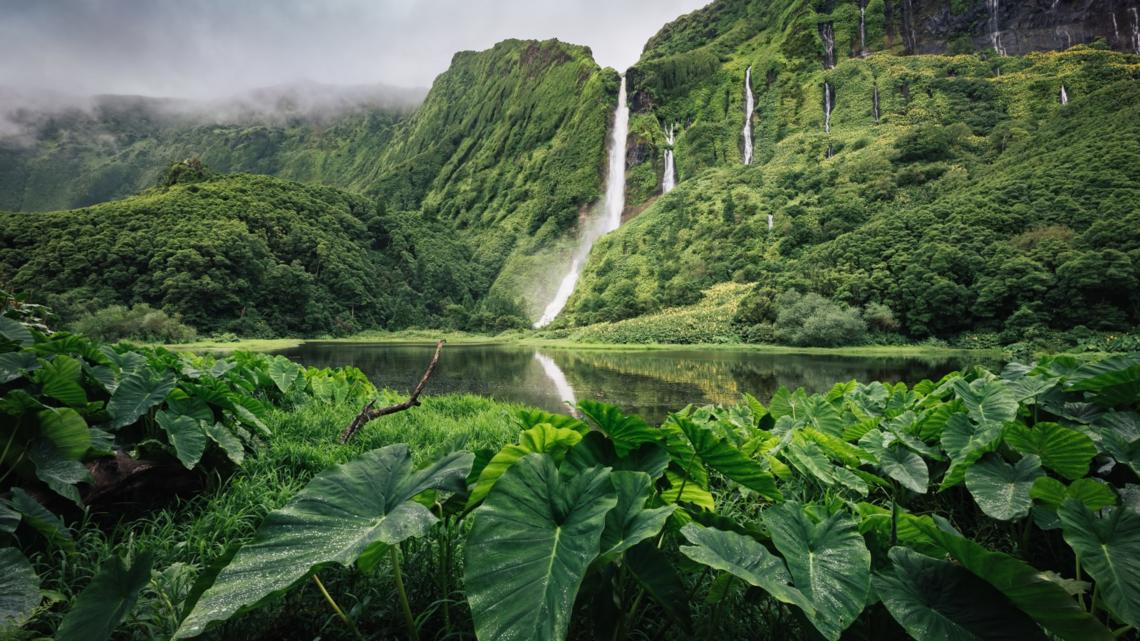
#> input picture ОСЗ/lab4/img/Nature.jpg, 1140 x 641 px
$ jupyter execute lab4.ipynb
#> lines starting #> are read from the running program, lines starting #| are printed output that depends on the picture
#### 21.11.23, &copy; Kudryavets Yehor KI-21-1, 2023

# Лабораторна робота №4. Робота з OpenCV у середовищі Anaconda

__Мета:__ quick start для роботи з бібліотекою з відкритим кодом для комп’ютерного зору та обробки зображень OpenCV у середовищі Anaconda із застосуванням Jupyter Notebook засобами мови програмування Python.

# Хід роботи

1.Завантажити і встановити збірку Python Anaconda.

2.Через інтерфейс командного рядка налаштувати за допомогою conda віртуальне середовище з ім’ям <StudentLastName>_OpenCV. Етапи роботи підтвердити скріншотами.

3.Проінсталювати в створене середовище пакети, необхідні для роботи з OpenCV.

4.Сфотографувати "себе" на камеру і виконати імпорт і візуалізацію кольорового та напівтонового зображення у робочий документ.

[cell 1]
import numpy as np
import cv2 as cv
import matplotlib.pyplot as plt

def display_opencv_version():
    print('OpenCV Version: %s' % cv.__version__)

display_opencv_version()

[cell 2]
import cv2 as cv

def process_image(image_path):
#> called with image_path = 'img/Nature.jpg'
    image = cv.imread(image_path)
#> image is the input picture: shape (641, 1140, 3); mean B, G, R 64.2, 94, 74
    print(f'Dimensions: {image.shape}')
#| Dimensions: (641, 1140, 3)
    print(f'Pixel count: {image.size}')
#| Pixel count: 2192220

image_path = 'img/Nature.jpg'

process_image(image_path)

[cell 3]
import cv2 as cv
from IPython.display import display, Image
import matplotlib.pyplot as plt

def show_images(color_img, grayscale_img):
    color_img_rgb = cv.cvtColor(color_img, cv.COLOR_BGR2RGB)

    plt.imshow(color_img_rgb)
    plt.title('Color Image')
    plt.axis('off')
    plt.show()

    plt.imshow(grayscale_img, cmap='gray')
    plt.title('Grayscale Image')
    plt.axis('off')
    plt.show()

color_img_path = 'img/Nature.jpg'
grayscale_img_path = 'img/Nature.jpg'

color_img = cv.imread(color_img_path)
grayscale_img = cv.imread(grayscale_img_path, cv.IMREAD_GRAYSCALE)
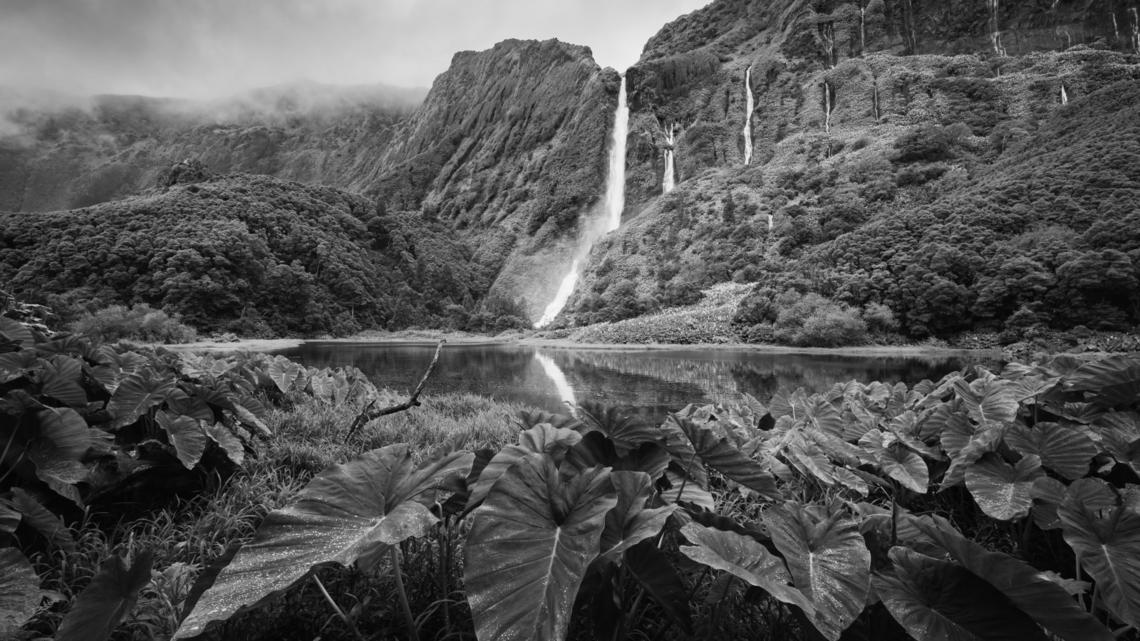
#> grayscale_img: shape (641, 1140); min 0, max 255, mean 84.6

show_images(color_img, grayscale_img)

5.Виконати переведення кольорового зображення у напівтонове і записати його на диск.

[cell 4]
import matplotlib.pyplot as plt
import cv2

def load_and_show_image(image_path):
#> called with image_path = 'img/Nature-free.jpg'
    image = cv2.imread(image_path, cv2.IMREAD_GRAYSCALE)
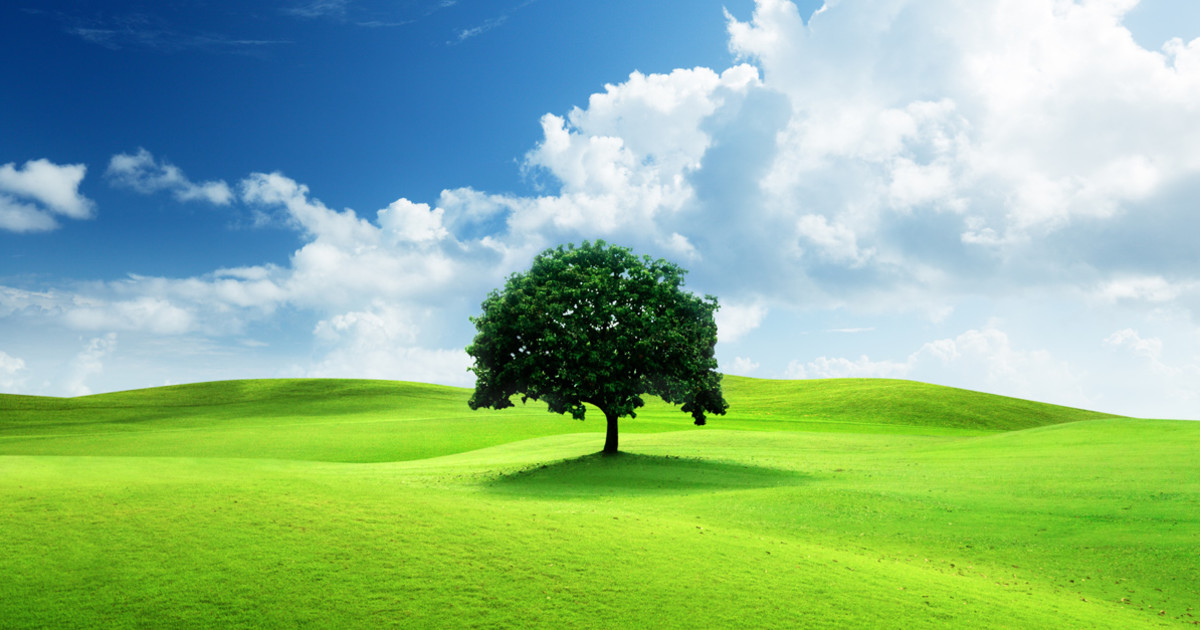
#> input picture ОСЗ/lab4/img/Nature-free.jpg, 1200 x 630 px
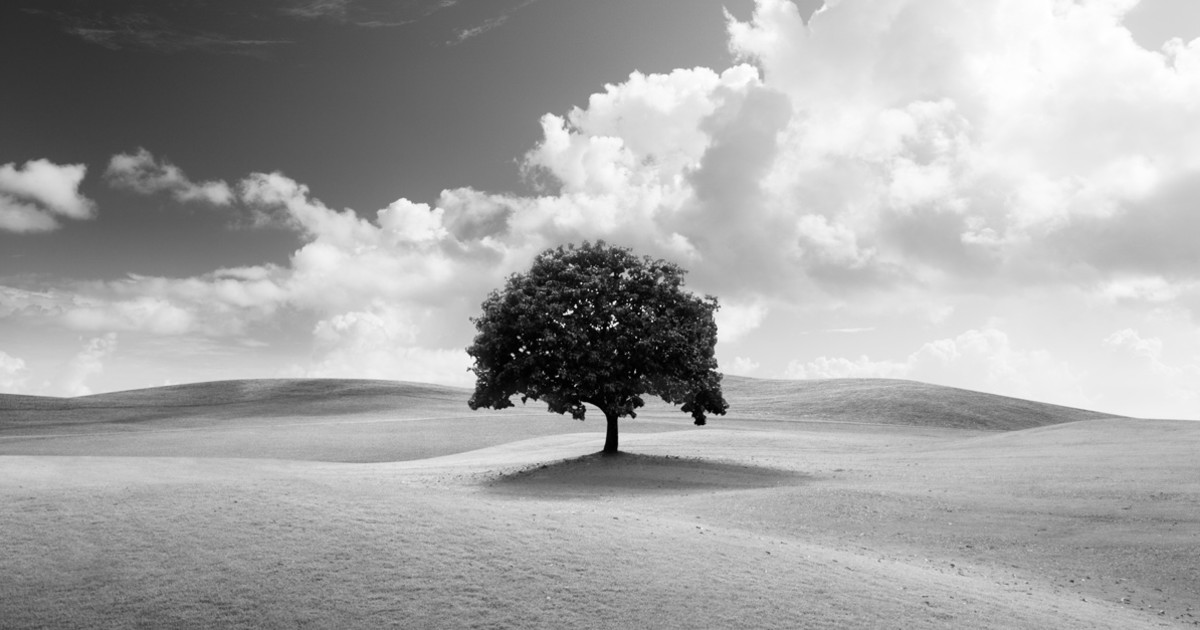
#> image: shape (630, 1200); min 0, max 255, mean 165.3

    if image is not None:
        plt.imshow(image, cmap='gray')
#> (this line was passed over: IPython is not available in this run)
        plt.title('Image')
        plt.axis('off')
        plt.show()
    else:
        print('Failed to load the image.')

    return image

image_path = 'img/Nature-free.jpg'

loaded_image = load_and_show_image(image_path)

if loaded_image is not None:
    cv2.imwrite('img/Nature-free_grayscale.jpg', loaded_image)
    print('Grayscale image saved.')
